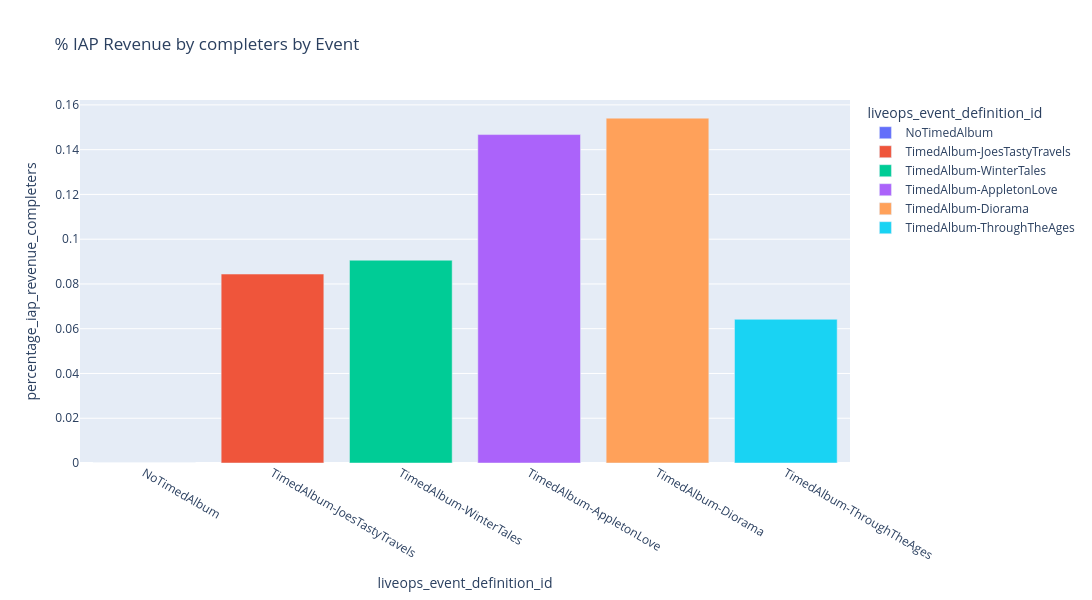
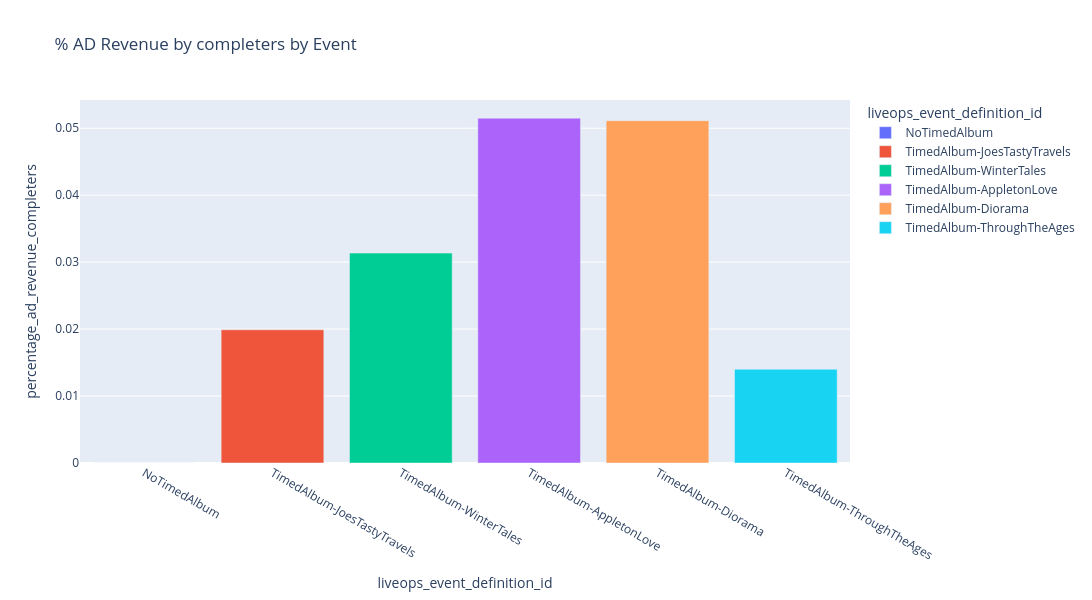

The notebook cell these images were saved under, in order:
### Code cell
fig = px.bar(data_completers_per_event, 
              x='liveops_event_definition_id', 
              y='percentage_iap_revenue_completers',
              color='liveops_event_definition_id',
              title='% IAP Revenue by completers by Event',
              width=1200,
              height=600,
              hover_data={'percentage_iap_revenue_completers': ':.2%', 'unique_completers': True},
              category_orders={'liveops_event_definition_id': custom_order})

fig.show()

fig = px.bar(data_completers_per_event, 
              x='liveops_event_definition_id', 
              y='percentage_ad_revenue_completers',
              color='liveops_event_definition_id',
              title='% AD Revenue by completers by Event',
              width=1200,
              height=600,
              hover_data={'percentage_ad_revenue_completers': ':.2%', 'unique_completers': True},
              category_orders={'liveops_event_definition_id': custom_order})

fig.show()

### Figure 1 — Plotly figure (JSON) as saved in the notebook; plotly's stock layout.template omitted (floating-point values rounded to 4 significant figures)
{"data": [{"customdata": [[0]], "hovertemplate": "liveops_event_definition_id=%{x}<br>percentage_iap_revenue_completers=%{y:.2%}<br>unique_completers=%{customdata[0]}<extra></extra>", "legendgroup": "NoTimedAlbum", "marker": {"color": "#636efa", "pattern": {"shape": ""}}, "name": "NoTimedAlbum", "orientation": "v", "showlegend": true, "textposition": "auto", "type": "bar", "x": ["NoTimedAlbum"], "xaxis": "x", "y": [0.0], "yaxis": "y"}, {"customdata": [[2381]], "hovertemplate": "liveops_event_definition_id=%{x}<br>percentage_iap_revenue_completers=%{y:.2%}<br>unique_completers=%{customdata[0]}<extra></extra>", "legendgroup": "TimedAlbum-JoesTastyTravels", "marker": {"color": "#EF553B", "pattern": {"shape": ""}}, "name": "TimedAlbum-JoesTastyTravels", "orientation": "v", "showlegend": true, "textposition": "auto", "type": "bar", "x": ["TimedAlbum-JoesTastyTravels"], "xaxis": "x", "y": [0.08442], "yaxis": "y"}, {"customdata": [[7479]], "hovertemplate": "liveops_event_definition_id=%{x}<br>percentage_iap_revenue_completers=%{y:.2%}<br>unique_completers=%{customdata[0]}<extra></extra>", "legendgroup": "TimedAlbum-WinterTales", "marker": {"color": "#00cc96", "pattern": {"shape": ""}}, "name": "TimedAlbum-WinterTales", "orientation": "v", "showlegend": true, "textposition": "auto", "type": "bar", "x": ["TimedAlbum-WinterTales"], "xaxis": "x", "y": [0.09061], "yaxis": "y"}, {"customdata": [[12559]], "hovertemplate": "liveops_event_definition_id=%{x}<br>percentage_iap_revenue_completers=%{y:.2%}<br>unique_completers=%{customdata[0]}<extra></extra>", "legendgroup": "TimedAlbum-AppletonLove", "marker": {"color": "#ab63fa", "pattern": {"shape": ""}}, "name": "TimedAlbum-AppletonLove", "orientation": "v", "showlegend": true, "textposition": "auto", "type": "bar", "x": ["TimedAlbum-AppletonLove"], "xaxis": "x", "y": [0.1467], "yaxis": "y"}, {"customdata": [[9390]], "hovertemplate": "liveops_event_definition_id=%{x}<br>percentage_iap_revenue_completers=%{y:.2%}<br>unique_completers=%{customdata[0]}<extra></extra>", "legendgroup": "TimedAlbum-Diorama", "marker": {"color": "#FFA15A", "pattern": {"shape": ""}}, "name": "TimedAlbum-Diorama", "orientation": "v", "showlegend": true, "textposition": "auto", "type": "bar", "x": ["TimedAlbum-Diorama"], "xaxis": "x", "y": [0.1541], "yaxis": "y"}, {"customdata": [[2236]], "hovertemplate": "liveops_event_definition_id=%{x}<br>percentage_iap_revenue_completers=%{y:.2%}<br>unique_completers=%{customdata[0]}<extra></extra>", "legendgroup": "TimedAlbum-ThroughTheAges", "marker": {"color": "#19d3f3", "pattern": {"shape": ""}}, "name": "TimedAlbum-ThroughTheAges", "orientation": "v", "showlegend": true, "textposition": "auto", "type": "bar", "x": ["TimedAlbum-ThroughTheAges"], "xaxis": "x", "y": [0.0642], "yaxis": "y"}], "layout": {"barmode": "relative", "height": 600, "legend": {"title": {"text": "liveops_event_definition_id"}, "tracegroupgap": 0}, "title": {"text": "% IAP Revenue by completers by Event"}, "width": 1200, "xaxis": {"anchor": "y", "categoryarray": ["NoTimedAlbum", "TimedAlbum-JoesTastyTravels", "TimedAlbum-WinterTales", "TimedAlbum-AppletonLove", "TimedAlbum-Diorama", "TimedAlbum-ThroughTheAges"], "categoryorder": "array", "domain": [0, 1], "title": {"text": "liveops_event_definition_id"}}, "yaxis": {"anchor": "x", "domain": [0, 1], "title": {"text": "percentage_iap_revenue_completers"}}}}

### Figure 2 — Plotly figure (JSON) as saved in the notebook; plotly's stock layout.template omitted (floating-point values rounded to 4 significant figures)
{"data": [{"customdata": [[0]], "hovertemplate": "liveops_event_definition_id=%{x}<br>percentage_ad_revenue_completers=%{y:.2%}<br>unique_completers=%{customdata[0]}<extra></extra>", "legendgroup": "NoTimedAlbum", "marker": {"color": "#636efa", "pattern": {"shape": ""}}, "name": "NoTimedAlbum", "orientation": "v", "showlegend": true, "textposition": "auto", "type": "bar", "x": ["NoTimedAlbum"], "xaxis": "x", "y": [0.0], "yaxis": "y"}, {"customdata": [[2381]], "hovertemplate": "liveops_event_definition_id=%{x}<br>percentage_ad_revenue_completers=%{y:.2%}<br>unique_completers=%{customdata[0]}<extra></extra>", "legendgroup": "TimedAlbum-JoesTastyTravels", "marker": {"color": "#EF553B", "pattern": {"shape": ""}}, "name": "TimedAlbum-JoesTastyTravels", "orientation": "v", "showlegend": true, "textposition": "auto", "type": "bar", "x": ["TimedAlbum-JoesTastyTravels"], "xaxis": "x", "y": [0.01989], "yaxis": "y"}, {"customdata": [[7479]], "hovertemplate": "liveops_event_definition_id=%{x}<br>percentage_ad_revenue_completers=%{y:.2%}<br>unique_completers=%{customdata[0]}<extra></extra>", "legendgroup": "TimedAlbum-WinterTales", "marker": {"color": "#00cc96", "pattern": {"shape": ""}}, "name": "TimedAlbum-WinterTales", "orientation": "v", "showlegend": true, "textposition": "auto", "type": "bar", "x": ["TimedAlbum-WinterTales"], "xaxis": "x", "y": [0.03135], "yaxis": "y"}, {"customdata": [[12559]], "hovertemplate": "liveops_event_definition_id=%{x}<br>percentage_ad_revenue_completers=%{y:.2%}<br>unique_completers=%{customdata[0]}<extra></extra>", "legendgroup": "TimedAlbum-AppletonLove", "marker": {"color": "#ab63fa", "pattern": {"shape": ""}}, "name": "TimedAlbum-AppletonLove", "orientation": "v", "showlegend": true, "textposition": "auto", "type": "bar", "x": ["TimedAlbum-AppletonLove"], "xaxis": "x", "y": [0.0515], "yaxis": "y"}, {"customdata": [[9390]], "hovertemplate": "liveops_event_definition_id=%{x}<br>percentage_ad_revenue_completers=%{y:.2%}<br>unique_completers=%{customdata[0]}<extra></extra>", "legendgroup": "TimedAlbum-Diorama", "marker": {"color": "#FFA15A", "pattern": {"shape": ""}}, "name": "TimedAlbum-Diorama", "orientation": "v", "showlegend": true, "textposition": "auto", "type": "bar", "x": ["TimedAlbum-Diorama"], "xaxis": "x", "y": [0.05112], "yaxis": "y"}, {"customdata": [[2236]], "hovertemplate": "liveops_event_definition_id=%{x}<br>percentage_ad_revenue_completers=%{y:.2%}<br>unique_completers=%{customdata[0]}<extra></extra>", "legendgroup": "TimedAlbum-ThroughTheAges", "marker": {"color": "#19d3f3", "pattern": {"shape": ""}}, "name": "TimedAlbum-ThroughTheAges", "orientation": "v", "showlegend": true, "textposition": "auto", "type": "bar", "x": ["TimedAlbum-ThroughTheAges"], "xaxis": "x", "y": [0.014], "yaxis": "y"}], "layout": {"barmode": "relative", "height": 600, "legend": {"title": {"text": "liveops_event_definition_id"}, "tracegroupgap": 0}, "title": {"text": "% AD Revenue by completers by Event"}, "width": 1200, "xaxis": {"anchor": "y", "categoryarray": ["NoTimedAlbum", "TimedAlbum-JoesTastyTravels", "TimedAlbum-WinterTales", "TimedAlbum-AppletonLove", "TimedAlbum-Diorama", "TimedAlbum-ThroughTheAges"], "categoryorder": "array", "domain": [0, 1], "title": {"text": "liveops_event_definition_id"}}, "yaxis": {"anchor": "x", "domain": [0, 1], "title": {"text": "percentage_ad_revenue_completers"}}}}
